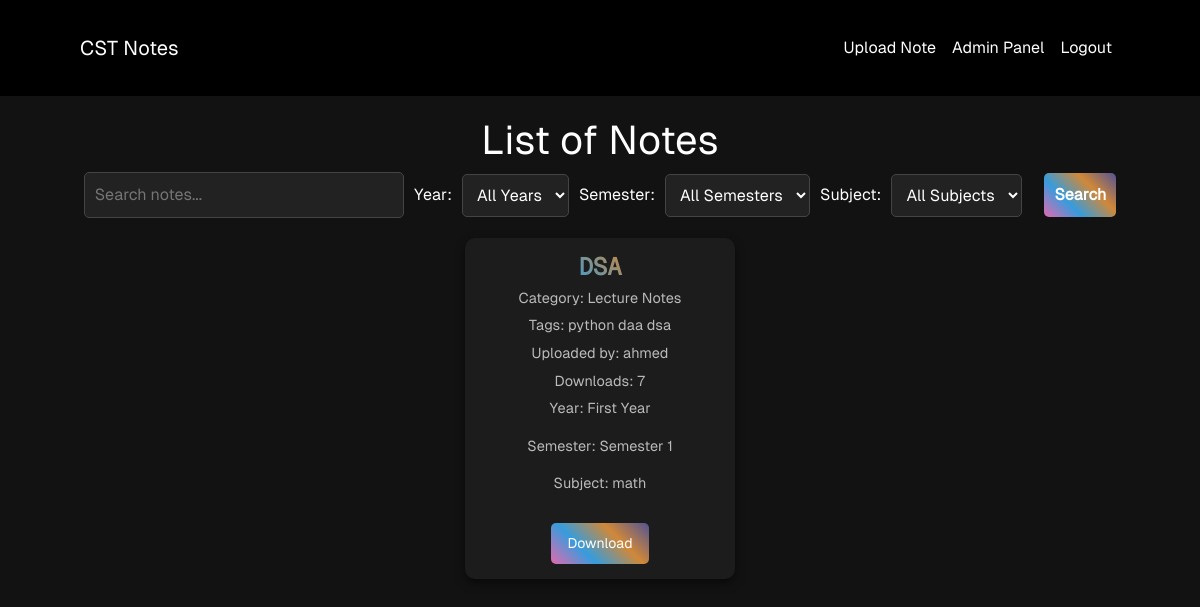
/notes/ (signed in), run on the app's committed database.
### notes/models.py (models this page shows, shortened)
class Note(models.Model):
    title = models.CharField(max_length=255)
    file = models.FileField(upload_to='notes/')
    uploaded_at = models.DateTimeField(auto_now_add=True)
    uploaded_by = models.ForeignKey(User, on_delete=models.CASCADE, null=True, blank=True)
    category = models.CharField(max_length=100, blank=True, null=True)
    tags = TaggableManager()
    download_count = models.IntegerField(default=0)
    status = models.CharField(max_length=20, default='pending')
    YEAR_CHOICES = [('1', 'First Year'), ('2', 'Second Year'), ('3', 'Third Year'), ('4', 'Fourth Year')]
    SEMESTER_CHOICES = [('1', 'Semester 1'), ('2', 'Semester 2')]
    year = models.CharField(max_length=1, choices=YEAR_CHOICES, default='1')
    semester = models.CharField(max_length=1, choices=SEMESTER_CHOICES, default='1')
    subject = models.CharField(max_length=50, blank=True, null=True)

### notes/views.py (the view)
# urls.py: path('notes/', views.notes_list, name='notes'),
def notes_list(request):
    query = request.GET.get('q')
    year = request.GET.get('year')
    semester = request.GET.get('semester')
    subject = request.GET.get('subject')
    notes = Note.objects.all()
    if query:
        notes = notes.filter(
            Q(title__icontains=query) | Q(category__icontains=query) | Q(tags__name__icontains=query)
        ).distinct()
    if year:
        notes = notes.filter(year=year)
    if semester:
        notes = notes.filter(semester=semester)
    if subject:
        notes = notes.filter(subject=subject)
    return render(request, 'notes/notes.html', {'notes': notes, 'query': query, 'year': year, 'semester': semester})

### notes/templates/notes/notes.html (shortened to what this page needs)
<!DOCTYPE html>
<html lang="en">
<head>
    {% load static %}
    <link href="https://cdn.jsdelivr.net/npm/bootstrap@5.3.0/dist/css/bootstrap.min.css" rel="stylesheet">
    <link rel="stylesheet" href="{% static 'css/notes.css' %}">
</head>
<body>
    <nav class="navbar navbar-expand-lg navbar-dark bg-dark">
        <div class="container">
            <a class="navbar-brand" href="{% url 'home' %}">CST Notes</a>
            <div class="collapse navbar-collapse" id="navbarNav">
                <ul class="navbar-nav ms-auto">
                    {% if user.is_authenticated %}
                        {% if user.is_staff %}
                            <li class="nav-item">
                                <a class="nav-link" href="{% url 'note_upload' %}">Upload Note</a>
                            </li>
                            <li class="nav-item">
                                <a class="nav-link" href="{% url 'admin:index' %}">Admin Panel</a>
                            </li>
                        {% endif %}
                        <li class="nav-item">
                            <a class="nav-link" href="{% url 'custom_logout' %}">Logout</a>
                        </li>
                    {% else %}
                        <li class="nav-item">
                            <a class="nav-link" href="{% url 'staff_login' %}">Login</a>
                        </li>
                    {% endif %}
                </ul>
            </div>
        </div>
    </nav>
    <div class="container">
        <h1>List of Notes</h1>
        <form method="get" action="{% url 'notes' %}" class="search-form">
            <input type="text" name="q" placeholder="Search notes..." value="{{ query|default:'' }}">
            <label for="year">Year:</label>
            <select name="year" id="year">
                <option value="">All Years</option>
            </select>
            <label for="semester">Semester:</label>
            <select name="semester" id="semester">
                <option value="">All Semesters</option>
            </select>
            <label for="subject">Subject:</label>
            <select name="subject" id="subject">
                <option value="">All Subjects</option>
            </select>
            <button type="submit">Search</button>
        </form>
        <div class="notes-grid">
            {% for note in notes %}
            <div class="note-card">
                <div class="card-content">
                    <h2 class="note-title">{{ note.title }}</h2>
                    <p class="note-category">Category: {{ note.category }}</p>
                    <p class="note-tags">Tags: {% for tag in note.tags.all %} {{ tag.name }} {% endfor %}</p>
                    <p class="uploaded-by">Uploaded by: {{ note.uploaded_by }}</p>
                    <p class="download-count">Downloads: {{ note.download_count }}</p>
                    <p class="note-year">Year: {{ note.get_year_display }}</p>
                    <p class="note-semester">Semester: {{ note.get_semester_display }}</p>
                    <p class="note-subject">Subject: {{ note.subject }}</p>
                    <a href="{% url 'download_note' note.id %}" class="download-btn">Download</a>
                </div>
            </div>
            {% empty %}
            <p class="no-notes">No notes found.</p>
            {% endfor %}
        </div>
    </div>
</body>
</html>

### notes/static/css/notes.css (style rules this page uses)
body { font-family: 'Geist Sans', sans-serif; background-color: #000; color: #fff; margin: 0; padding: 0; }
.container { width: 90%; max-width: 1200px; margin: auto; text-align: center; padding: 20px; }
.search-form { display: flex; justify-content: center; margin-bottom: 20px; }
.search-form input { width: 320px; padding: 12px; border: 1px solid transparent; border-image: linear-gradient(45deg, #e469ae, #369cdd, #d18838, #515395); border-image-slice: 1; background-color: #323738; color: #fff; outline: none; font-size: 16px; transition: all 0.2s; }
.search-form button { padding: 12px 18px; margin-left: 12px; border: none; background: linear-gradient(45deg, #e469ae, #369cdd, #d18838, #515395); color: white; border-radius: 10px; font-size: 16px; font-weight: bold; cursor: pointer; transition: all 0.3s ease; }
.notes-grid { display: grid; grid-template-columns: repeat(auto-fill, minmax(270px, 1fr)); gap: 20px; justify-items: center; }
.note-card { width: 100%; max-width: 270px; background: #000; border: 2px solid (45deg, #e469ae, #369cdd, #d18838, #515395); border-radius: 16px; padding: 24px; box-shadow: 0 0 20px rgba(255, 255, 255, 0.2); transition: all 0.3s ease-in-out; text-align: center; }
.note-title { font-size: 22px; font-weight: bold; background: linear-gradient(45deg, #e469ae, #369cdd, #d18838, #515395); -webkit-background-clip: text; -webkit-text-fill-color: transparent; font-family: 'Geist Mono', monospace; }
.note-category, .note-tags, .uploaded-by, .download-count { font-size: 14px; color: rgba(255, 255, 255, 0.7); margin: 6px 0; }
.download-btn { display: inline-block; margin-top: 12px; padding: 10px 14px; background: linear-gradient(45deg, #e469ae, #369cdd, #d18838, #515395); color: white; border-radius: 10px; font-size: 14px; text-decoration: none; font-weight: 400; transition: all 0.3s; }

### notes/templates/notes/notes.html (style rules this page uses)
body { color: #ffffff; background: #121212; }
.container { padding: 20px; }
.navbar { background-color: #000 !important; }
.navbar-brand, .nav-link { color: white !important; }
.search-form { display: flex; flex-wrap: wrap; gap: 10px; margin-bottom: 20px; align-items: center; }
.search-form select, .search-form input[type="text"], .search-form button { padding: 10px; border-radius: 5px; border: 1px solid #444; background-color: #222; color: white; }
.search-form button { background-color: #007bff; border: none; color: white; transition: background 0.3s; }
.notes-grid { display: grid; grid-template-columns: repeat(auto-fit, minmax(300px, 1fr)); gap: 20px; }
.note-card { background-color: #1c1c1c; border-radius: 10px; box-shadow: 0 4px 10px rgba(0, 0, 0, 0.5); padding: 15px; color: white; }
.note-title { font-size: 1.5em; margin-bottom: 5px; color: #ffffff; }
.note-category, .note-tags, .uploaded-by, .download-count, .note-year, .note-semester, .note-subject { font-size: 0.9em; color: #bbbbbb; }
.download-btn { display: inline-block; padding: 10px 16px; background-color: #0d6efd; color: white; text-decoration: none; border-radius: 5px; transition: background-color 0.3s; }

### data on the page
Note: title "DSA", category "Lecture Notes", uploaded_by "ahmed", download_count "7", year "First Year", semester "Semester 1", subject "math"
Tag: name "python"
Tag: name "daa"
Tag: name "dsa"
